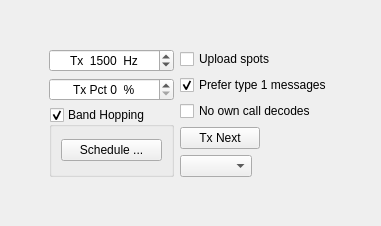
        <widget class="QWidget" name="page_2">
         <layout class="QVBoxLayout" name="verticalLayout_5">
          <property name="leftMargin">
           <number>0</number>
          </property>
          <property name="topMargin">
           <number>0</number>
          </property>
          <property name="rightMargin">
           <number>0</number>
          </property>
          <property name="bottomMargin">
           <number>0</number>
          </property>
          <item>
           <widget class="QWidget" name="widget_2" native="true">
            <layout class="QHBoxLayout" name="horizontalLayout_9">
             <property name="leftMargin">
              <number>0</number>
             </property>
             <property name="topMargin">
              <number>0</number>
             </property>
             <property name="rightMargin">
              <number>0</number>
             </property>
             <property name="bottomMargin">
              <number>0</number>
             </property>
             <item>
              <widget class="QWidget" name="WSPR_controls_widget" native="true">
               <layout class="QGridLayout" name="gridLayout_9">
                <item row="1" column="0">
                 <spacer name="horizontalSpacer_7">
                  <property name="orientation">
                   <enum>Qt::Horizontal</enum>
                  </property>
                  <property name="sizeHint" stdset="0">
                   <size>
                    <width>40</width>
                    <height>20</height>
                   </size>
                  </property>
                 </spacer>
                </item>
                <item row="1" column="2">
                 <spacer name="horizontalSpacer_6">
                  <property name="orientation">
                   <enum>Qt::Horizontal</enum>
                  </property>
                  <property name="sizeHint" stdset="0">
                   <size>
                    <width>40</width>
                    <height>20</height>
                   </size>
                  </property>
                 </spacer>
                </item>
                <item row="2" column="1">
                 <spacer name="verticalSpacer_2">
                  <property name="orientation">
                   <enum>Qt::Vertical</enum>
                  </property>
                  <property name="sizeHint" stdset="0">
                   <size>
                    <width>20</width>
                    <height>40</height>
                   </size>
                  </property>
                 </spacer>
                </item>
                <item row="1" column="1">
                 <layout class="QHBoxLayout" name="horizontalLayout_12">
                  <item>
                   <layout class="QVBoxLayout" name="verticalLayout_7">
                    <item>
                     <widget class="QSpinBox" name="WSPRfreqSpinBox">
                      <property name="alignment">
                       <set>Qt::AlignCenter</set>
                      </property>
                      <property name="suffix">
                       <string>  Hz</string>
                      </property>
                      <property name="prefix">
                       <string>Tx  </string>
                      </property>
                      <property name="minimum">
                       <number>1400</number>
                      </property>
                      <property name="maximum">
                       <number>1700</number>
                      </property>
                      <property name="value">
                       <number>1500</number>
                      </property>
                     </widget>
                    </item>
                    <item>
                     <widget class="QSpinBox" name="sbTxPercent">
                      <property name="toolTip">
                       <string>Percentage of 2-minute sequences devoted to transmitting.</string>
                      </property>
                      <property name="alignment">
                       <set>Qt::AlignCenter</set>
                      </property>
                      <property name="suffix">
                       <string>  %</string>
                      </property>
                      <property name="prefix">
                       <string>Tx Pct </string>
                      </property>
                      <property name="maximum">
                       <number>100</number>
                      </property>
                     </widget>
                    </item>
                    <item>
                     <widget class="QGroupBox" name="band_hopping_group_box">
                      <property name="title">
                       <string>Band Hopping</string>
                      </property>
                      <property name="checkable">
                       <bool>true</bool>
                      </property>
                      <layout class="QHBoxLayout" name="horizontalLayout_7">
                       <item>
                        <widget class="QPushButton" name="band_hopping_schedule_push_button">
                         <property name="toolTip">
                          <string>Choose bands and times of day for band-hopping.</string>
                         </property>
                         <property name="text">
                          <string>Schedule ...</string>
                         </property>
                        </widget>
                       </item>
                      </layout>
                     </widget>
                    </item>
                   </layout>
                  </item>
                  <item>
                   <layout class="QVBoxLayout" name="verticalLayout_8">
                    <item>
                     <layout class="QVBoxLayout" name="verticalLayout_2">
                      <item>
                       <layout class="QHBoxLayout" name="horizontalLayout_10">
                        <item>
                         <widget class="QCheckBox" name="cbUploadWSPR_Spots">
                          <property name="toolTip">
                           <string>Upload decoded messages to WSPRnet.org.</string>
                          </property>
                          <property name="text">
                           <string>Upload spots</string>
                          </property>
                         </widget>
                        </item>
                       </layout>
                      </item>
                      <item>
                       <widget class="QCheckBox" name="WSPR_prefer_type_1_check_box">
                        <property name="toolTip">
                         <string>&lt;html&gt;&lt;head/&gt;&lt;body&gt;&lt;p&gt;6 digit locators cause 2 different mesages to be sent, the second contains the full locator but only a hashed callsign, other stations must have decoded the first once before they can decode your call in the second. Check this option to only send 4 digit locators if it will avoid the two message protocol.&lt;/p&gt;&lt;/body&gt;&lt;/html&gt;</string>
                        </property>
                        <property name="text">
                         <string>Prefer type 1 messages</string>
                        </property>
                        <property name="checked">
                         <bool>true</bool>
                        </property>
                       </widget>
                      </item>
                      <item>
                       <widget class="QCheckBox" name="cbNoOwnCall">
                        <property name="text">
                         <string>No own call decodes</string>
                        </property>
                       </widget>
                      </item>
                      <item>
                       <layout class="QHBoxLayout" name="horizontalLayout_13">
                        <item>
                         <widget class="QPushButton" name="pbTxNext">
                          <property name="toolTip">
                           <string>Transmit during the next 2-minute sequence.</string>
                          </property>
                          <property name="styleSheet">
                           <string notr="true">QPushButton:checked {
	background-color: red;
	border-style: outset;
	border-width: 1px;
	border-radius: 5px;
	border-color: black;
	min-width: 5em;
	padding: 3px;
}</string>
                          </property>
                          <property name="text">
                           <string>Tx Next</string>
                          </property>
                          <property name="checkable">
                           <bool>true</bool>
                          </property>
                         </widget>
                        </item>
                        <item>
                         <spacer name="horizontalSpacer_2">
                          <property name="orientation">
                           <enum>Qt::Horizontal</enum>
                          </property>
                          <property name="sizeHint" stdset="0">
                           <size>
                            <width>40</width>
                            <height>20</height>
                           </size>
                          </property>
                         </spacer>
                        </item>
                       </layout>
                      </item>
                      <item>
                       <layout class="QHBoxLayout" name="horizontalLayout_14">
                        <item>
                         <widget class="QComboBox" name="TxPowerComboBox">
                          <property name="toolTip">
                           <string>Set Tx power in dBm (dB above 1 mW) as part of your WSPR message.</string>
                          </property>
                         </widget>
                        </item>
                        <item>
                         <spacer name="horizontalSpacer_3">
                          <property name="orientation">
                           <enum>Qt::Horizontal</enum>
                          </property>
                          <property name="sizeHint" stdset="0">
                           <size>
                            <width>40</width>
                            <height>20</height>
                           </size>
                          </property>
                         </spacer>
                        </item>
                       </layout>
                      </item>
                     </layout>
                    </item>
                   </layout>
                  </item>
                 </layout>
                </item>
                <item row="0" column="1">
                 <spacer name="verticalSpacer_3">
                  <property name="orientation">
                   <enum>Qt::Vertical</enum>
                  </property>
                  <property name="sizeHint" stdset="0">
                   <size>
                    <width>20</width>
                    <height>40</height>
                   </size>
                  </property>
                 </spacer>
                </item>
               </layout>
              </widget>
             </item>
            </layout>
           </widget>
          </item>
         </layout>
        </widget>
